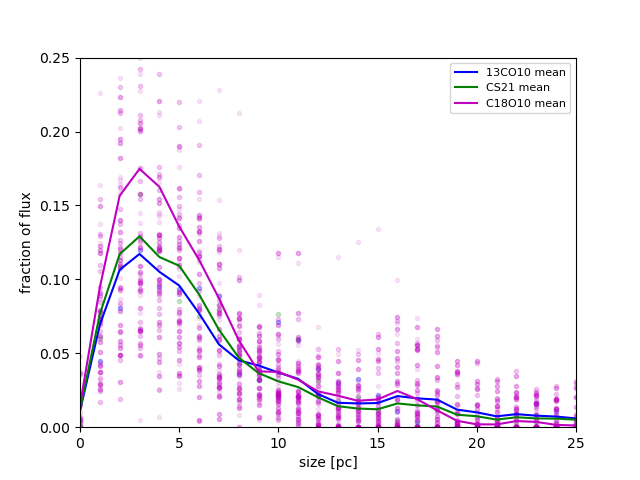

Source code (Python):
from astropy.table import Table
import matplotlib.pyplot as pl
pl.ion()
import numpy as np
from glob import glob
from astrodendro import Dendrogram
from astropy.io import fits 
from scipy.interpolate import CubicSpline
from scipy.signal import savgol_filter


from utils import *

table_file = "allstats.ecsv"
pix2pc = 0.25


stats_table = Table.read(table_file, format="ascii.ecsv")
if not set(flat_columns).issubset(set(stats_table.colnames)):
    raise RuntimeError("allstats.ecsv is not in the expected flat format")

stats_table = stats_table[flat_columns]
clouds = np.unique(stats_table["cloud"])

lines=["13CO10","CS21","C18O10"]
colindex = pl.cm.jet(np.linspace(0, 1, len(lines)))
colindex=['b','g','m']

pl.clf()
# test
clouds=['N113','A439',"N159W"]


firstplot=False

if firstplot:
    for icloud,cloud in enumerate(clouds):
        linefiles = glob("../products_1pc/"+cloud+"_*4asec_grid_K.fits")
        linefiles = np.array([x for x in linefiles if "cont" not in x])
        stats = table_to_stats_for_cloud(stats_table, cloud)
    
        dendrofile = "dendro/"+cloud+"_13CO10_dendrogram.hdf5"
        dend=Dendrogram.load_from(dendrofile)
        
        for iline, line in enumerate(lines):
            pl.clf()
            vox2flux = 0.25**2 * stats[line]['chanwid_kms'] 
    
            size = 2* np.sqrt(stats[line]["npix_2d"]/np.pi) * pix2pc

            y = stats[line]['moments'][0]
            y = stats[line]['pk_from_mom'][:,0]
            y = stats[line]['fitparms'][:,0]/stats[line]['fiterrs'][:,0]

            pl.plot(size, y, '.', label=line, color=colindex[iline])

            for d in dend.leaves:
                struc=d
                myplot,=pl.plot(size[d.idx], y[d.idx], 'o', mfc="none")
                while struc.parent is not None:
                    i0=struc.idx
                    i1=struc.parent.idx
                    pl.plot(size[[i0,i1]], y[[i0,i1]], '-', color=myplot.get_color(),alpha=0.2)
                    struc = struc.parent

            pl.xlabel("size [pc]")
            pl.xlim(0,25)
            pl.title(cloud+" "+line)
            pl.ylabel("peak")
            pl.yscale("log")
            pl.legend(prop={'size': 8})



if True:
    for icloud,cloud in enumerate(clouds):
        linefiles = glob("../products_1pc/"+cloud+"_*4asec_grid_K.fits")
        linefiles = np.array([x for x in linefiles if "cont" not in x])
        stats = table_to_stats_for_cloud(stats_table, cloud)
    
        dendrofile = "dendro/"+cloud+"_13CO10_dendrogram.hdf5"
        dend=Dendrogram.load_from(dendrofile)
    
        for iline, line in enumerate(lines):
            vox2flux = 0.25**2 * stats[line]['chanwid_kms'] 
    
            size = 2* np.sqrt(stats[line]["npix_2d"]/np.pi) * pix2pc
            deltaflux = np.zeros_like(size)
            
            z=np.where([line in x for x in linefiles])[0]
            linedata=fits.getdata(linefiles[z[0]])
            
            #deltaflux = np.array([dend[i].values(subtree=False).sum() * vox2flux for i in range(len(dend))])
            deltaflux = np.array([linedata[dend[i].indices(subtree=False)].sum() * vox2flux for i in range(len(dend))])
    
            u=np.argsort(size)
            if icloud==0:
                myplot,=pl.plot(size[u], np.cumsum(deltaflux[u])/np.sum(deltaflux[u]), label=line, color=colindex[iline]) #label=cloud+" "+line)
            else:
                pl.plot(size[u], np.cumsum(deltaflux[u])/np.sum(deltaflux[u]), color=colindex[iline]) # label=cloud
    
    
    pl.xlabel("size [pc]")
    pl.xlim(0,25)
    pl.ylabel("normalized cumulative flux")
    pl.legend(prop={'size': 8})



linestack = np.zeros((len(lines),len(clouds),30))

pl.clf()
regsize= np.arange(0, 30)
for icloud,cloud in enumerate(clouds):
    dendrofile = "dendro/"+cloud+"_13CO10_dendrogram.hdf5"
    dend=Dendrogram.load_from(dendrofile)
    linefiles = glob("../products_1pc/"+cloud+"_*4asec_grid_K.fits")
    linefiles = np.array([x for x in linefiles if "cont" not in x])

    for iline,line in enumerate(lines):

        stats = table_to_stats_for_cloud(stats_table, cloud)
        vox2flux = 0.25**2 * stats[line]['chanwid_kms'] 

        size = 2* np.sqrt(stats[line]["npix_2d"]/np.pi) * pix2pc
        z=np.where([line in x for x in linefiles])[0]
        linedata=fits.getdata(linefiles[z[0]])
        
        #deltaflux = np.array([dend[i].values(subtree=False).sum() * vox2flux for i in range(len(dend))])
        deltaflux = np.array([linedata[dend[i].indices(subtree=False)].sum() * vox2flux for i in range(len(dend))])

        u=np.argsort(size)

        cumulative_flux = np.cumsum(deltaflux[u])/np.sum(deltaflux[u])
        # unique_size, size_counts = np.unique(size[u], return_counts=True)
        # cumulative_at_size = cumulative_flux[np.cumsum(size_counts) - 1]
        # spline = CubicSpline(unique_size, cumulative_at_size)
        # regridded = spline(np.clip(regsize, unique_size[0], unique_size[-1]))
        regridded = np.interp(regsize, size[u],cumulative_flux)
        #smooth_regrid = savgol_filter(regridded, 5, 2)
        #smooth_regrid=regridded
        #smooth_regrid = np.convolve(regridded, np.hanning(5)/np.sum(np.hanning(5)), mode='same')

        #smooth_diff = np.diff(regridded)
        #smooth_diff = np.convolve(np.diff(regridded), np.hanning(3)/np.sum(np.hanning(3)), mode='same')
        smooth_diff = savgol_filter(np.diff(regridded), 5, 2)

        if icloud==0:
            myplot,=pl.plot(regsize[:-1], smooth_diff, '.', color=colindex[iline],alpha=0.1*(3-iline))
            #myplot,=pl.plot(size[u][:-1], np.diff(cumulative_flux), '.', label=line,color=colindex[iline],alpha=0.2)
        else:
            pl.plot(regsize[:-1], smooth_diff, '.', color=myplot.get_color(),alpha=0.1*(3-iline))
            #pl.plot(size[u][:-1], np.diff(cumulative_flux), '.', color=myplot.get_color(),alpha=0.2)

        smooth_diff[smooth_diff<0] = np.nan
        linestack[iline, icloud, :-1] = smooth_diff

for iline, line in enumerate(lines):
    mean_diff = np.nanmean(linestack[iline, :, :], axis=0)
    pl.plot(regsize, mean_diff, '-', label=f"{line} mean",color=colindex[iline])
   

pl.xlabel("size [pc]")
pl.xlim(0,25)
pl.ylim(0,.25)
pl.ylabel("fraction of flux")
pl.legend(prop={'size': 8})

pl.savefig("strength_scale.png")



print("Finished plotting vs size scale for all clouds.")
